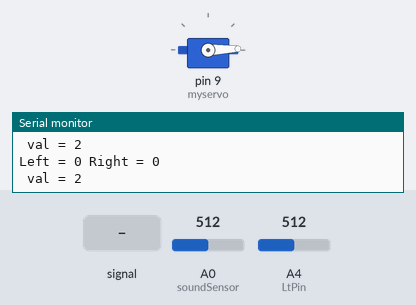
Simulated run of this sketch. Board: Arduino Uno, built with avr-gcc and run on an emulated ATmega328P. Shown: servo, the last lines printed to the serial monitor. The test bench sets the inputs (shaded band); at power-on: A4 (LtPin) = 512, A0 (soundSensor) = 512.

Above: at 1.3 s.
1.4 s: A0 (soundSensor) fed a 200 Hz sine of ±255 counts around its level
At 2.7 s:
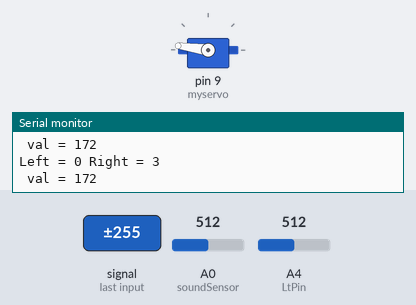
3.5 s: A4 (LtPin) set to 708
5.7 s: A4 (LtPin) set to 716
7.2 s: A4 (LtPin) set to 900
At 9.2 s:
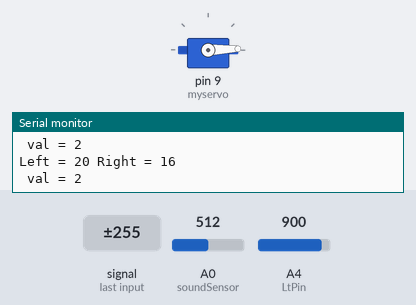
10.0 s: A4 (LtPin) set to 644
13.0 s: A4 (LtPin) set to 616
At 19.2 s:
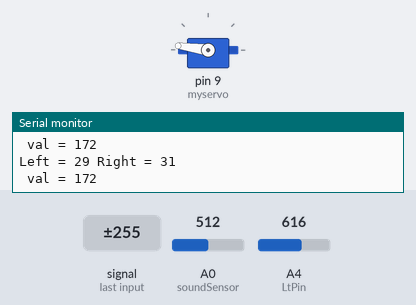
Timing chart, 0 to 19.5 s (numbered marks = the images above; inputs shaded):
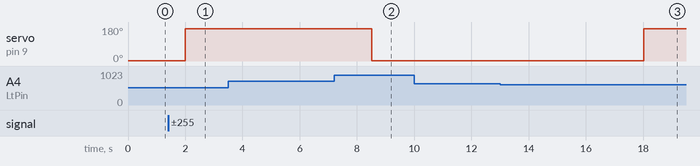

The sketch:

SoundSensorMoveServo_try2.ino
```cpp
// Controlling a servo position using a potentiometer (variable resistor)
// by Michal Rinott <http://people.interaction-ivrea.it/m.rinott>

#include <Servo.h>

Servo myservo;  // create servo object to control a servo


int servoPin = 9; // out pin for servo control.
 // analog pin 0 has a pushbutton attached to it. Give it a name:
int soundSensor = A0;
int sensorValue = 0;
int LtPin = 4;
int Left = 0;
int prevSensorValue = 0;
int prevLeft = 0;
const int bufSiz = 10;
static int micBuf[bufSiz];
int midLevel = 512;
void setup()
{  pinMode(soundSensor, INPUT);
  pinMode(LtPin, INPUT);
  myservo.attach(9);  // attaches the servo on pin 9 to the servo object
  Serial.begin(9600);
}

void loop()
{
   // read the input from SoundSensor.
int val;

  sensorValue = analogRead(soundSensor);
  sensorValue = abs(sensorValue - midLevel);
  sensorValue = prevSensorValue + (sensorValue - prevSensorValue) * 0.01;

  prevSensorValue = sensorValue;
     Left = analogRead(LtPin);
     Left = abs(Left - midLevel);
     Left = prevLeft + (Left - prevLeft) * 0.01;
     prevLeft = Left;


  if ( sensorValue<= Left)
    {val = 2;}
  if (Left < sensorValue)
    {val = 172;}
      //Serial.println(Right);


  // print out the value you read:

  Serial.print("Left = " );
  Serial.print(Left);
  Serial.print(" Right = ");
  Serial.println(sensorValue);
  Serial.print(" val = ");
  Serial.println(val);

  myservo.write(val);                  // sets the servo position according to the scaled value
  delay(500);                           // waits for the servo to get there

}
```

Measured:
- the behaviour switches between 635 and 634 on A4 (LtPin) (found by bisection; images 2 and 3)
- after the input at 1.4 s, servo on pin 9 (myservo): 2° → 172° after 0.60 s
- after the input at 7.2 s, servo on pin 9 (myservo): 172° → 2° after 1.3 s
- after the input at 13.0 s, servo on pin 9 (myservo): 2° → 172° after 5.0 s
